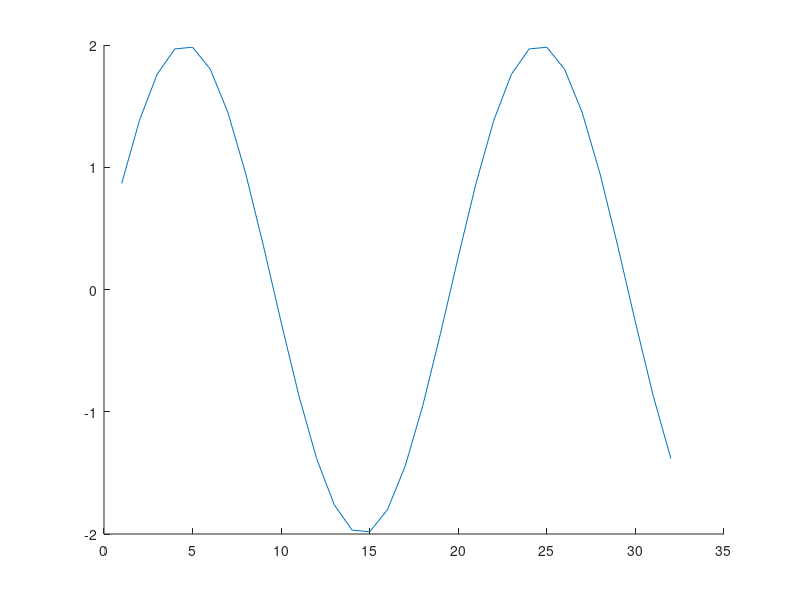

Here is the MATLAB script that generated this plot: (Note: this script raises an error after producing the figure.)
close all
clear all
clc

A=2;
P=4;
U=4;
int=1;
f=50;
fi=pi/7;
Fs=1000;
Nx=32;
t=(0:Nx-1)/Fs;
x=A*sin(2*pi*f*t+fi);

figure(1)
hold on
plot(x)
plot(lwt_lab(x,P,U,int));
hold off